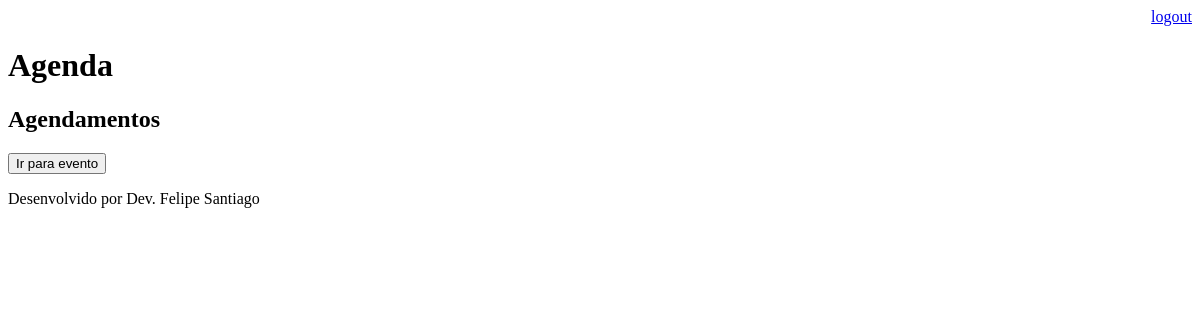
Before: /agenda/ (signed in) with the older database file.
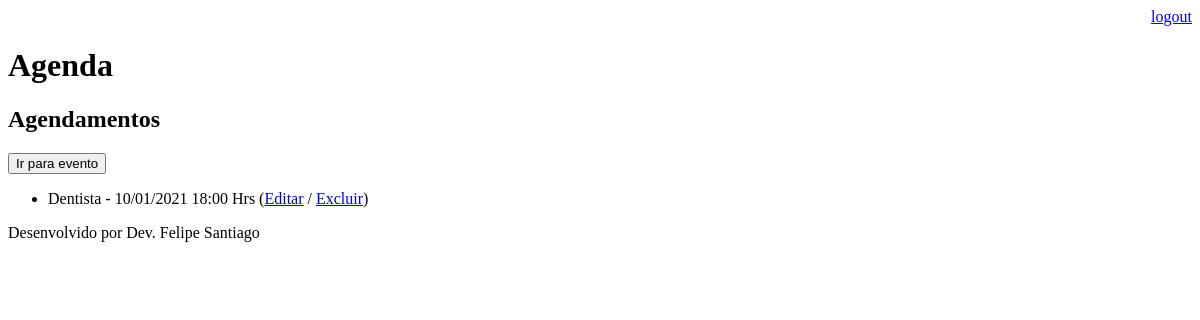
After: the same page with the newer database file.
### core/models.py (models this page shows, shortened)
class Evento(models.Model):
    title = models.CharField(max_length=100)  # Max de 100 caractere
    description = models.TextField(
        blank=True, null=True
    )  # Pode ser branco e nulo
    data_evento = models.DateTimeField(
        verbose_name="data do evento"
    )  # nome da coluna
    data_criacao = models.DateTimeField(
        auto_now=True
    )  # Dato automatico, vai inserir o momento atual
    usuario = models.ForeignKey(User, on_delete=models.CASCADE)
    def get_data_evento(self):
        return self.data_evento.strftime("%d/%m/%Y %H:%M Hrs")

### core/views.py (the view)
# urls.py: path("agenda/", views.list_eventos),
@login_required(login_url="/login/")  # Requer autenticação do login
def list_eventos(request):
    user = request.user
    evento = Evento.objects.filter(usuario=user)
    dados = {"eventos": evento}
    return render(request, "agenda.html", dados)

### templates/agenda.html
{% extends 'model-page.html' %}
{% block content %}
<h2>Agendamentos</h2>
<a href="evento">
  <button type="button">Ir para evento</button>
</a>
<ul>
  {% for evento in eventos %}
  <li>
    {{ evento.title }} - {{ evento.get_data_evento}}
    (<a href="evento/?id={{ evento.id }}">Editar</a> / <a href="evento/delete/{{ evento.id }}">Excluir</a>)
  </li>
  {% endfor %}
</ul>
{% endblock %}

Changed rows visible on the page:
added Evento: title "Dentista", get_data_evento "10/01/2021 18:00 Hrs"
